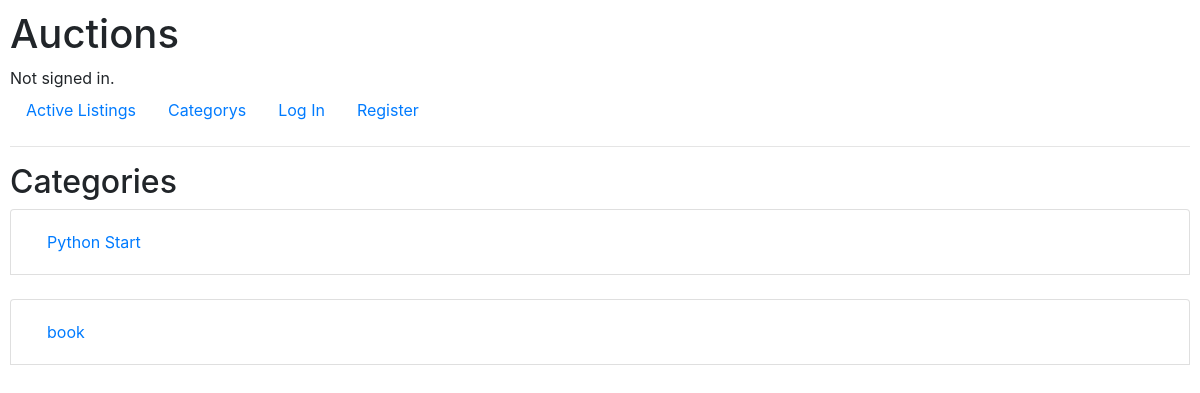
/categorys, run on an earlier commit of the app's database.
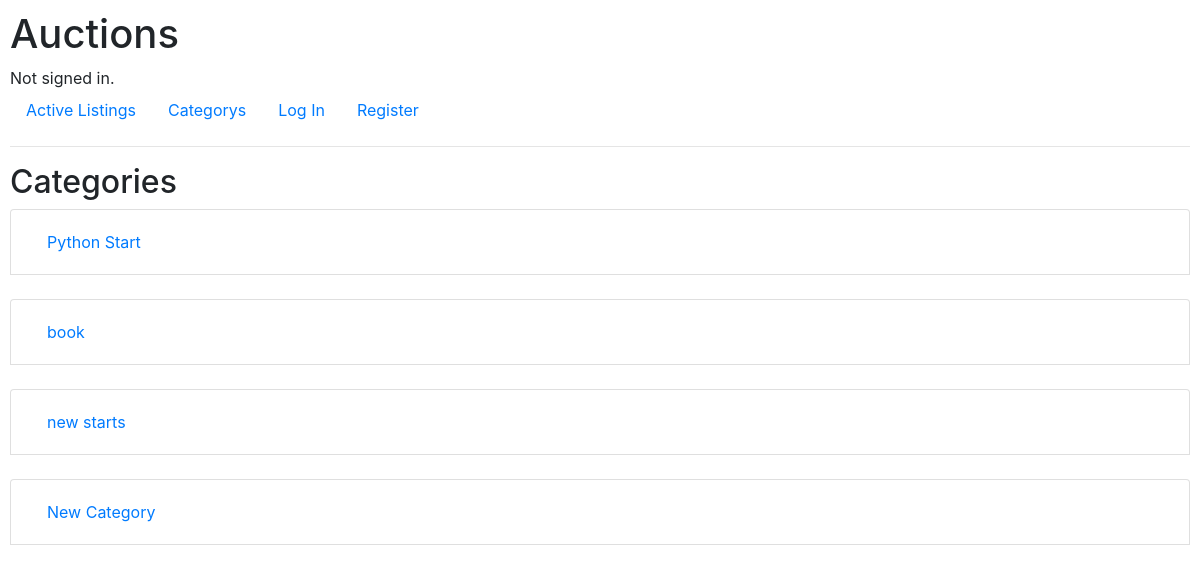
And on a later commit of the database.
### auctions/models.py (models this page shows, shortened)
class category(models.Model):
    name = models.CharField(max_length=264)

### auctions/views.py (the view)
# urls.py: path("categorys", views.display_categorys, name="categorys"),
def display_categorys(request):
    categorys = category.objects.all()
    return render(request, "auctions/categorys.html", {
        "categorys": categorys
    })

### auctions/templates/auctions/categorys.html
{% extends "auctions/layout.html" %}
{% block body %}
    <h2>Categories</h2>
    {% for category in categorys %}
        <ul class="list-group">
            <li class="list-group-item"><a class="nav-link" href="{% url 'unique_category' category.name %}">{{ category.name }}</a></li>
            <br>
        </ul>
    {% endfor %}
{% endblock %}

What changed in the data, as far as the page shows it:
added category: name "new starts"
added category: name "New Category"
